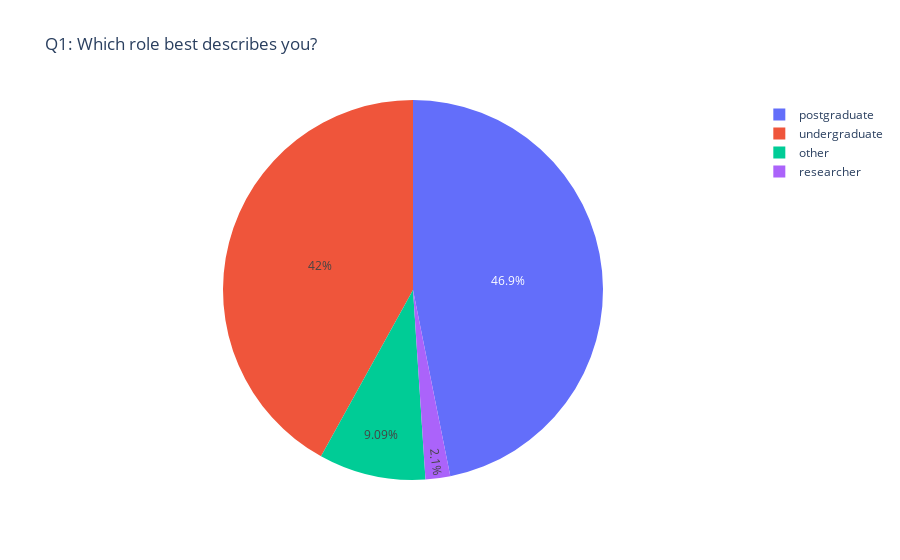

Here is the notebook cell this chart was saved with:
### Code cell
q1_text = f"Q{question_no}: Which role best describes you?"
q1_data = df.q1.value_counts().to_dict()
form_pie_chart(
    labels=list(q1_data.keys()), 
    values=list(q1_data.values()),
    title=q1_text
)

### Figure 1 — Plotly figure (JSON) as saved in the notebook; plotly's stock layout.template omitted (floating-point values rounded to 4 significant figures)
{"data": [{"labels": ["postgraduate", "undergraduate", "other", "researcher"], "type": "pie", "values": [67, 60, 13, 3]}], "layout": {"title": {"text": "Q1: Which role best describes you?"}}}
